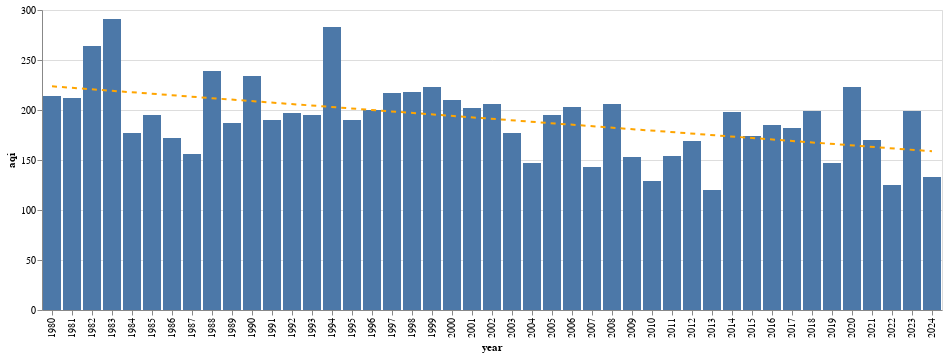

The cell this chart's notebook holds for it:
### Code cell
bar = alt.Chart(us_highest_daily_aqi).mark_bar().encode(
    x="year:N",
    y="aqi:Q"
)

regression = bar.transform_regression(
    "year", "aqi", method="linear"
).mark_line(color="orange", strokeDash=[5, 5]).encode(
    tooltip=["year:Q", "aqi:Q"]
)

bar + regression

### Figure 1 — Vega-Lite specification as saved in the notebook (floating-point values rounded to 4 significant figures)
{"config": {"view": {"continuousWidth": 300, "continuousHeight": 300}}, "layer": [{"mark": {"type": "bar"}, "encoding": {"x": {"field": "year", "type": "nominal"}, "y": {"field": "aqi", "type": "quantitative"}}}, {"mark": {"type": "line", "color": "orange", "strokeDash": [5, 5]}, "encoding": {"tooltip": [{"field": "year", "type": "quantitative"}, {"field": "aqi", "type": "quantitative"}], "x": {"field": "year", "type": "nominal"}, "y": {"field": "aqi", "type": "quantitative"}}, "transform": [{"on": "year", "regression": "aqi", "method": "linear"}]}], "data": {"name": "data-f220b3fd273899e4de8e1071815376fc"}, "$schema": "https://vega.github.io/schema/vega-lite/v5.17.0.json", "datasets": {"data-f220b3fd273899e4de8e1071815376fc": [{"year": 1980, "aqi": 214.0}, {"year": 1981, "aqi": 212.0}, {"year": 1982, "aqi": 264.0}, {"year": 1983, "aqi": 291.0}, {"year": 1984, "aqi": 177.0}, {"year": 1985, "aqi": 195.0}, {"year": 1986, "aqi": 172.0}, {"year": 1987, "aqi": 156.0}, {"year": 1988, "aqi": 239.0}, {"year": 1989, "aqi": 187.0}, {"year": 1990, "aqi": 234.0}, {"year": 1991, "aqi": 190.0}, {"year": 1992, "aqi": 197.0}, {"year": 1993, "aqi": 195.0}, {"year": 1994, "aqi": 283.0}, {"year": 1995, "aqi": 190.0}, {"year": 1996, "aqi": 200.0}, {"year": 1997, "aqi": 217.0}, {"year": 1998, "aqi": 218.0}, {"year": 1999, "aqi": 223.0}, {"year": 2000, "aqi": 210.0}, {"year": 2001, "aqi": 202.0}, {"year": 2002, "aqi": 206.0}, {"year": 2003, "aqi": 177.0}, {"year": 2004, "aqi": 147.0}, {"year": 2005, "aqi": 195.0}, {"year": 2006, "aqi": 203.0}, {"year": 2007, "aqi": 143.0}, {"year": 2008, "aqi": 206.0}, {"year": 2009, "aqi": 153.0}, {"year": 2010, "aqi": 129.0}, {"year": 2011, "aqi": 154.0}, {"year": 2012, "aqi": 169.0}, {"year": 2013, "aqi": 120.0}, {"year": 2014, "aqi": 198.0}, {"year": 2015, "aqi": 174.0}, {"year": 2016, "aqi": 185.0}, {"year": 2017, "aqi": 182.0}, {"year": 2018, "aqi": 199.0}, {"year": 2019, "aqi": 147.0}, {"year": 2020, "aqi": 223.0}, {"year": 2021, "aqi": 170.0}, {"year": 2022, "aqi": 125.0}, {"year": 2023, "aqi": 199.0}, {"year": 2024, "aqi": 133.0}]}}
